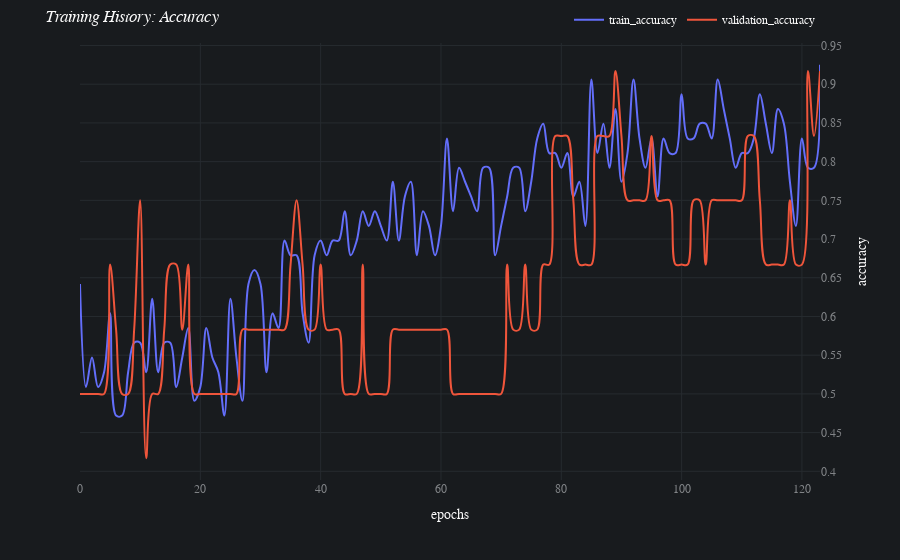
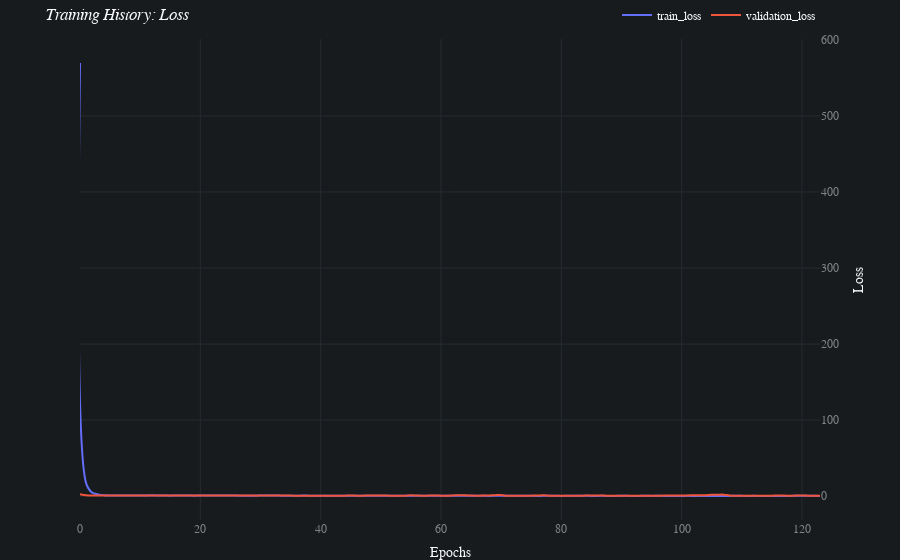

The notebook cell saved with these charts, in order:
### Code cell
aiqc.Job.get_by_id(503).results[0].plot_learning_curve()

### Figure 1 — Plotly figure (JSON) as saved in the notebook; plotly's stock layout.template omitted (floating-point values rounded to 4 significant figures)
{"data": [{"hovertemplate": "variable=train_accuracy<br>index=%{x}<br>value=%{y}<extra></extra>", "legendgroup": "train_accuracy", "line": {"color": "#636efa", "dash": "solid", "shape": "spline"}, "mode": "lines", "name": "train_accuracy", "orientation": "v", "showlegend": true, "type": "scatter", "x": [0, 1, 2, 3, 4, 5, 6, 7, 8, 9, 10, 11, 12, 13, 14, 15, 16, 17, 18, 19, 20, 21, 22, 23, 24, 25, 26, 27, 28, 29, 30, 31, 32, 33, 34, 35, 36, 37, 38, 39, 40, 41, 42, 43, 44, 45, 46, 47, 48, 49, 50, 51, 52, 53, 54, 55, 56, 57, 58, 59, 60, 61, 62, 63, 64, 65, 66, 67, 68, 69, 70, 71, 72, 73, 74, 75, 76, 77, 78, 79, 80, 81, 82, 83, 84, 85, 86, 87, 88, 89, 90, 91, 92, 93, 94, 95, 96, 97, 98, 99, 100, 101, 102, 103, 104, 105, 106, 107, 108, 109, 110, 111, 112, 113, 114, 115, 116, 117, 118, 119, 120, 121, 122, 123], "xaxis": "x", "y": [0.642, 0.509, 0.547, 0.509, 0.528, 0.604, 0.472, 0.472, 0.528, 0.566, 0.566, 0.528, 0.623, 0.528, 0.566, 0.566, 0.509, 0.547, 0.585, 0.491, 0.509, 0.585, 0.547, 0.528, 0.472, 0.623, 0.547, 0.491, 0.642, 0.66, 0.642, 0.528, 0.604, 0.585, 0.698, 0.679, 0.679, 0.604, 0.566, 0.679, 0.698, 0.679, 0.698, 0.698, 0.736, 0.679, 0.698, 0.736, 0.717, 0.736, 0.717, 0.698, 0.774, 0.698, 0.755, 0.774, 0.679, 0.736, 0.717, 0.679, 0.717, 0.83, 0.736, 0.792, 0.774, 0.755, 0.736, 0.792, 0.792, 0.679, 0.717, 0.755, 0.792, 0.792, 0.736, 0.774, 0.83, 0.849, 0.811, 0.811, 0.792, 0.811, 0.755, 0.774, 0.717, 0.906, 0.811, 0.849, 0.792, 0.868, 0.774, 0.811, 0.906, 0.83, 0.792, 0.83, 0.755, 0.83, 0.811, 0.811, 0.887, 0.83, 0.83, 0.849, 0.849, 0.83, 0.906, 0.868, 0.83, 0.792, 0.811, 0.811, 0.83, 0.887, 0.849, 0.811, 0.868, 0.849, 0.774, 0.717, 0.83, 0.792, 0.792, 0.925], "yaxis": "y"}, {"hovertemplate": "variable=validation_accuracy<br>index=%{x}<br>value=%{y}<extra></extra>", "legendgroup": "validation_accuracy", "line": {"color": "#EF553B", "dash": "solid", "shape": "spline"}, "mode": "lines", "name": "validation_accuracy", "orientation": "v", "showlegend": true, "type": "scatter", "x": [0, 1, 2, 3, 4, 5, 6, 7, 8, 9, 10, 11, 12, 13, 14, 15, 16, 17, 18, 19, 20, 21, 22, 23, 24, 25, 26, 27, 28, 29, 30, 31, 32, 33, 34, 35, 36, 37, 38, 39, 40, 41, 42, 43, 44, 45, 46, 47, 48, 49, 50, 51, 52, 53, 54, 55, 56, 57, 58, 59, 60, 61, 62, 63, 64, 65, 66, 67, 68, 69, 70, 71, 72, 73, 74, 75, 76, 77, 78, 79, 80, 81, 82, 83, 84, 85, 86, 87, 88, 89, 90, 91, 92, 93, 94, 95, 96, 97, 98, 99, 100, 101, 102, 103, 104, 105, 106, 107, 108, 109, 110, 111, 112, 113, 114, 115, 116, 117, 118, 119, 120, 121, 122, 123], "xaxis": "x", "y": [0.5, 0.5, 0.5, 0.5, 0.5, 0.667, 0.583, 0.5, 0.5, 0.583, 0.75, 0.417, 0.5, 0.5, 0.583, 0.667, 0.667, 0.583, 0.667, 0.5, 0.5, 0.5, 0.5, 0.5, 0.5, 0.5, 0.5, 0.583, 0.583, 0.583, 0.583, 0.583, 0.583, 0.583, 0.583, 0.667, 0.75, 0.667, 0.583, 0.583, 0.667, 0.583, 0.583, 0.583, 0.5, 0.5, 0.5, 0.667, 0.5, 0.5, 0.5, 0.5, 0.583, 0.583, 0.583, 0.583, 0.583, 0.583, 0.583, 0.583, 0.583, 0.583, 0.5, 0.5, 0.5, 0.5, 0.5, 0.5, 0.5, 0.5, 0.5, 0.667, 0.583, 0.583, 0.667, 0.583, 0.583, 0.667, 0.667, 0.833, 0.833, 0.833, 0.75, 0.667, 0.667, 0.667, 0.833, 0.833, 0.833, 0.917, 0.833, 0.75, 0.75, 0.75, 0.75, 0.833, 0.75, 0.75, 0.75, 0.667, 0.667, 0.667, 0.75, 0.75, 0.667, 0.75, 0.75, 0.75, 0.75, 0.75, 0.75, 0.833, 0.833, 0.75, 0.667, 0.667, 0.667, 0.667, 0.75, 0.667, 0.667, 0.917, 0.833, 0.917], "yaxis": "y"}], "layout": {"autosize": true, "font": {"color": "#FAFAFA", "family": "Avenir"}, "hoverlabel": {"bgcolor": "#0F0F0F", "font": {"family": "Avenir", "size": 15}}, "legend": {"orientation": "h", "title": {}, "tracegroupgap": 0, "x": 1, "xanchor": "right", "y": 1.02, "yanchor": "bottom"}, "margin": {"t": 5}, "paper_bgcolor": "#181B1E", "plot_bgcolor": "#181B1E", "title": {"text": "<i>Training History: Accuracy</i>"}, "xaxis": {"anchor": "y", "autorange": true, "domain": [0, 1], "gridcolor": "#262B2F", "range": [0, 123], "tickfont": {"color": "#818487"}, "title": {"text": "epochs"}, "type": "linear", "zeroline": false}, "yaxis": {"anchor": "x", "autorange": true, "domain": [0, 1], "dtick": 0.05, "gridcolor": "#262B2F", "range": [0.3888, 0.9532], "side": "right", "tick0": 0, "tickfont": {"color": "#818487"}, "tickmode": "linear", "title": {"text": "accuracy"}, "type": "linear", "zeroline": false}}}

### Figure 2 — Plotly figure (JSON) as saved in the notebook; plotly's stock layout.template omitted (floating-point values rounded to 4 significant figures)
{"data": [{"hovertemplate": "variable=train_loss<br>index=%{x}<br>value=%{y}<extra></extra>", "legendgroup": "train_loss", "line": {"color": "#636efa", "dash": "solid", "shape": "spline"}, "mode": "lines", "name": "train_loss", "orientation": "v", "showlegend": true, "type": "scatter", "x": [0, 1, 2, 3, 4, 5, 6, 7, 8, 9, 10, 11, 12, 13, 14, 15, 16, 17, 18, 19, 20, 21, 22, 23, 24, 25, 26, 27, 28, 29, 30, 31, 32, 33, 34, 35, 36, 37, 38, 39, 40, 41, 42, 43, 44, 45, 46, 47, 48, 49, 50, 51, 52, 53, 54, 55, 56, 57, 58, 59, 60, 61, 62, 63, 64, 65, 66, 67, 68, 69, 70, 71, 72, 73, 74, 75, 76, 77, 78, 79, 80, 81, 82, 83, 84, 85, 86, 87, 88, 89, 90, 91, 92, 93, 94, 95, 96, 97, 98, 99, 100, 101, 102, 103, 104, 105, 106, 107, 108, 109, 110, 111, 112, 113, 114, 115, 116, 117, 118, 119, 120, 121, 122, 123], "xaxis": "x", "y": [569.5, 17.43, 4.709, 2.306, 1.082, 0.792, 0.808, 0.917, 0.722, 0.706, 0.721, 0.877, 0.99, 0.75, 0.664, 0.637, 0.675, 0.726, 0.727, 0.625, 0.912, 0.718, 0.708, 0.721, 0.682, 0.703, 0.664, 0.58, 0.587, 0.637, 0.658, 0.66, 0.709, 0.66, 0.615, 0.605, 0.569, 0.71, 0.623, 0.614, 0.546, 0.543, 0.507, 0.494, 0.518, 0.572, 0.507, 0.519, 0.514, 0.487, 0.484, 0.479, 0.429, 0.484, 0.478, 0.431, 0.554, 0.594, 0.513, 0.454, 0.42, 0.374, 0.481, 0.413, 0.416, 0.38, 0.362, 0.388, 0.29, 0.465, 0.572, 0.436, 0.369, 0.376, 0.426, 0.377, 0.293, 0.331, 0.379, 0.372, 0.29, 0.381, 0.416, 0.349, 0.362, 0.312, 0.311, 0.33, 0.3, 0.296, 0.424, 0.346, 0.245, 0.3, 0.37, 0.313, 0.332, 0.309, 0.291, 0.262, 0.253, 0.366, 0.251, 0.233, 0.229, 0.229, 0.239, 0.282, 0.284, 0.427, 0.335, 0.263, 0.324, 0.217, 0.245, 0.3, 0.226, 0.235, 0.291, 0.39, 0.333, 0.353, 0.341, 0.244], "yaxis": "y"}, {"hovertemplate": "variable=validation_loss<br>index=%{x}<br>value=%{y}<extra></extra>", "legendgroup": "validation_loss", "line": {"color": "#EF553B", "dash": "solid", "shape": "spline"}, "mode": "lines", "name": "validation_loss", "orientation": "v", "showlegend": true, "type": "scatter", "x": [0, 1, 2, 3, 4, 5, 6, 7, 8, 9, 10, 11, 12, 13, 14, 15, 16, 17, 18, 19, 20, 21, 22, 23, 24, 25, 26, 27, 28, 29, 30, 31, 32, 33, 34, 35, 36, 37, 38, 39, 40, 41, 42, 43, 44, 45, 46, 47, 48, 49, 50, 51, 52, 53, 54, 55, 56, 57, 58, 59, 60, 61, 62, 63, 64, 65, 66, 67, 68, 69, 70, 71, 72, 73, 74, 75, 76, 77, 78, 79, 80, 81, 82, 83, 84, 85, 86, 87, 88, 89, 90, 91, 92, 93, 94, 95, 96, 97, 98, 99, 100, 101, 102, 103, 104, 105, 106, 107, 108, 109, 110, 111, 112, 113, 114, 115, 116, 117, 118, 119, 120, 121, 122, 123], "xaxis": "x", "y": [2.574, 1.196, 0.726, 0.708, 0.695, 0.692, 0.693, 0.693, 0.693, 0.693, 0.689, 0.693, 0.694, 0.693, 0.693, 0.693, 0.693, 0.693, 0.694, 0.694, 0.693, 0.693, 0.693, 0.693, 0.693, 0.692, 0.663, 0.767, 0.881, 0.648, 0.67, 0.674, 0.665, 0.661, 0.658, 0.655, 0.634, 0.636, 0.606, 0.61, 0.62, 0.594, 0.621, 0.597, 0.631, 0.689, 0.628, 0.584, 0.766, 0.659, 0.648, 0.673, 0.594, 0.574, 0.602, 1.228, 0.689, 0.564, 0.683, 0.73, 0.594, 0.627, 0.857, 1.224, 1.1, 0.747, 0.624, 0.679, 0.869, 1.247, 1.401, 0.469, 0.533, 0.526, 0.458, 0.507, 0.807, 0.986, 0.52, 0.434, 0.443, 0.45, 0.483, 0.513, 0.665, 0.74, 0.798, 0.787, 0.463, 0.386, 0.41, 0.448, 0.474, 0.439, 0.425, 0.451, 0.518, 0.72, 0.802, 0.893, 0.85, 0.973, 1.091, 1.139, 1.25, 1.631, 1.82, 1.923, 0.803, 0.455, 0.387, 0.438, 0.487, 0.594, 0.587, 0.622, 0.679, 0.71, 0.45, 0.707, 0.787, 0.619, 0.502, 0.446], "yaxis": "y"}], "layout": {"autosize": true, "font": {"color": "#FAFAFA", "family": "Avenir"}, "hoverlabel": {"bgcolor": "#0F0F0F", "font": {"family": "Avenir", "size": 15}}, "legend": {"orientation": "h", "title": {}, "tracegroupgap": 0, "x": 1, "xanchor": "right", "y": 1.02, "yanchor": "bottom"}, "margin": {"b": 0, "t": 5}, "paper_bgcolor": "#181B1E", "plot_bgcolor": "#181B1E", "title": {"text": "<i>Training History: Loss</i>"}, "xaxis": {"anchor": "y", "autorange": true, "domain": [0, 1], "gridcolor": "#262B2F", "range": [0, 123], "tickfont": {"color": "#818487"}, "title": {"text": "Epochs"}, "type": "linear", "zeroline": false}, "yaxis": {"anchor": "x", "autorange": true, "domain": [0, 1], "gridcolor": "#262B2F", "nticks": 9, "range": [-31.41, 601.2], "side": "right", "tick0": -1, "tickfont": {"color": "#818487"}, "tickmode": "auto", "title": {"text": "Loss"}, "type": "linear", "zeroline": false}}}
